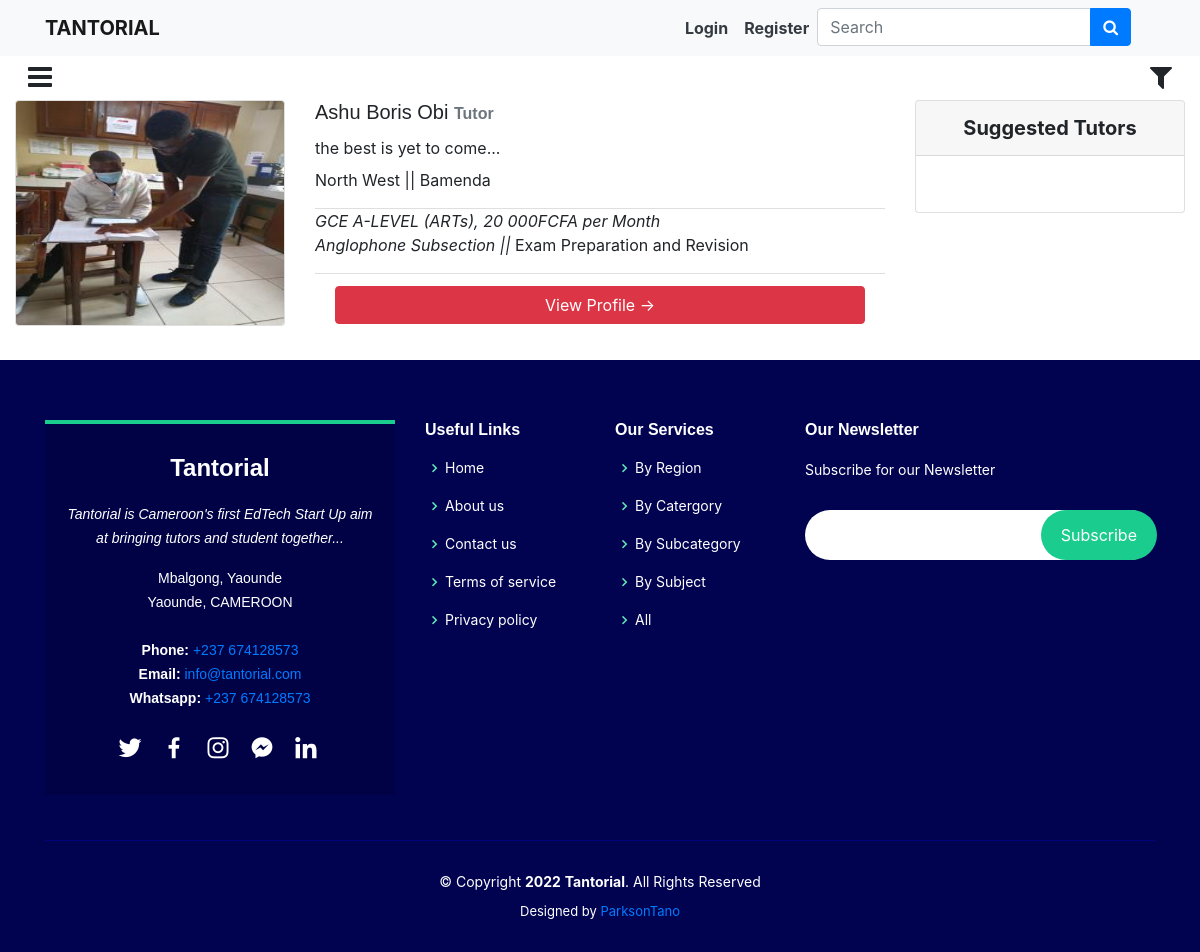
/category/exam-preparation-and-revision/, run on the app's committed database.
### mainapp/models.py (models this page shows, shortened)
class ProfilePersonal(models.Model):
    user = models.OneToOneField(User, on_delete=models.CASCADE)
    account_type = models.CharField(
        max_length=10, choices=ACC, null=True, blank=True)
    title = models.CharField(
        max_length=10, choices=TITLE, null=True, blank=True)
    gender = models.CharField(
        max_length=10, choices=GENDER, null=True, blank=True)
    first_name = models.CharField(max_length=30, null=True, blank=True)
    last_name = models.CharField(max_length=30, null=True, blank=True)
    phone_number = models.CharField(max_length=15, null=True, blank=True)
    whatsapp_number = models.CharField(max_length=15, null=True, blank=True)
    show_whatsapp_number = models.BooleanField(default=True)
    online_lesson = models.BooleanField(default=False)
    country = models.ForeignKey(Country, on_delete=models.PROTECT, null=True)
    region = ChainedForeignKey(Region, chained_field="country",
                               chained_model_field="country",
                               show_all=False,
                               auto_choose=True,
                               sort=True,
                               null=True,)
    town = ChainedForeignKey(Town, chained_field="region",
                             chained_model_field="region",
                             show_all=False,
                             auto_choose=True,
                             sort=True,
                             null=True,)
    address = models.CharField(max_length=256, null=True, blank=True)
    date_of_birth = models.DateField(default=timezone.now)
    level_of_education = models.CharField(
        max_length=50, choices=EL, null=True, blank=True)
    date_of_birth = models.DateField(default=timezone.now)
    view_count = models.PositiveIntegerField(default=0)
    paid = models.BooleanField(default=False)
    favourite = models.ManyToManyField(
        User, related_name='saved_user', blank=True)
    profile_pic = models.ImageField(
        upload_to='profile_img', default='default.png')
    def __str__(self):
        return self.user.username + " profile"

class ProfileInfo(models.Model):
    user = models.OneToOneField(User, on_delete=models.CASCADE)
    language = models.CharField(max_length=30, choices=LANG)
    bio = models.TextField(blank=True, null=True)
    category = models.ForeignKey(
        Category, on_delete=models.CASCADE, null=True, blank=True, related_name='main_category')
    subcategory = ChainedForeignKey(SubCategory, chained_field="category",
                                    chained_model_field="category",
                                    show_all=False,
                                    auto_choose=True,
                                    sort=True, null=True, blank=True, related_name="main_subcategory")
    subject = ChainedForeignKey(Subject, chained_field="subcategory",
                                chained_model_field="subcategory",
                                show_all=False,
                                auto_choose=True,
                                sort=True, null=True, blank=True, related_name="main_subject")
    charge = models.CharField(
        max_length=30, choices=CHARGE, null=True, blank=True)
    amount = models.IntegerField(null=True, blank=True)

### location/models.py (models this page shows)
class Region(models.Model):
    country = models.ForeignKey(Country, on_delete=models.CASCADE)
    name = models.CharField(max_length=255, null=True)
    def __str__(self):
        return self.name

class Town(models.Model):
    region = models.ForeignKey(Region, on_delete=models.CASCADE)
    name = models.CharField(max_length=255, null=True)
    def __str__(self):
        return self.name

### category/models.py (models this page shows, shortened)
class Subject(models.Model):
    subcategory = models.ForeignKey(SubCategory, on_delete=models.CASCADE)
    name = models.CharField(max_length = 40)
    slug = AutoSlugField(populate_from='name')
    image = models.ImageField(upload_to='subject_image', default='default.png')
    date_created = models.DateTimeField(auto_now_add=True)
    def __str__(self):
        return self.name

class SubCategory(models.Model):
    category = models.ForeignKey(Category, on_delete=models.CASCADE)
    name = models.CharField(max_length=50)
    slug = AutoSlugField(populate_from='name')
    image = models.ImageField(upload_to='subcategory_image', default='default.png')
    date_created = models.DateTimeField(auto_now_add=True)
    def __str__(self):
        return str(self.name)

class Category(models.Model):
    name = models.CharField(max_length=40)
    slug = AutoSlugField(populate_from='name')
    image = models.ImageField(upload_to='category_image', default='default.png')
    date_created = models.DateTimeField(auto_now_add = True)
    class Meta:
        ordering = ['id']
    def __str__(self):
        return str(self.name)

### category/views.py (the view)
# urls.py: path('category/<slug:slug>/', CategoryView.as_view(), name='category'),
class CategoryView(TemplateView):
    template_name = 'main/category.html'
    def get_context_data(self, **kwargs):
        context = super().get_context_data(**kwargs)
        url_slug = kwargs['slug']
        category = Category.objects.get(slug=url_slug)
        subcat = SubCategory.objects.filter(category=category)
        pro = ProfilePersonal.objects.filter(user__profileinfo__category__slug=url_slug)
        if self.request.user.is_authenticated:
            fav = ProfilePersonal.objects.get(id=self.request.user.profilepersonal.id)
            context['fav'] = fav
        context['category'] = category
        context['subcat'] = subcat
        context['pro'] = pro
        print(pro)
        return context

### category/category_processor.py (called while the page is built)
def category_list(request):
    suggested = []
    tutor = ProfilePersonal.objects.filter(account_type="tutor")
    profil = ProfilePersonal.objects.all()
    print('erjejr')
    print(tutor)
    if request.user.is_authenticated:
        if request.user.profilepersonal in tutor:
            suggested = ProfilePersonal.objects.filter(account_type="student")
    else:
        suggested = ProfilePersonal.objects.filter(account_type="student")
    return {
        'all_cat': Category.objects.all().order_by('name'),
        'all_subcat': SubCategory.objects.select_related('category').all().order_by('name'),
        'all_sub': Subject.objects.select_related('subcategory').all().order_by('subcategory'),
        'review' : Review.objects.all(),
        'tutors': tutor,
        'suggested': suggested
    }

### dani/dani_processor.py (called while the page is built)
def carousel_slide(request):
    return {
        'carousel' : Carousel.objects.all(),
        'subject_res' : Subject.objects.all(),
        'suggested': ProfilePersonal.objects.filter(paid=True)
     }

### location/location_processor.py (called while the page is built)
def location_renderer(request):
    messags = []
    if request.user.is_authenticated:
        messags = Message.objects.filter(
            receiver_user=request.user).filter(is_read=False)
        notification = OnlineLesson.objects.filter(
            teacher=request.user).filter(is_seen=False)
    else:
        notification = ''
    return {
        'country': Country.objects.all(),
        'region': Region.objects.all(),
        'towns': Town.objects.all(),
        'quater': Quater.objects.all(),
        'about': About.objects.get(id=1),
        'privacy': Privacy.objects.get(id=1),
        'team': OurTeam.objects.all(),
        'how':  HowToUse.objects.all(),
        'messags': messags,
        'notification': notification,
    }
    print(messags)

### templates/main/category.html (shortened to what this page needs)
{% extends "base.html" %}
{% load humanize %}
{% load mathfilters %}
{% load crispy_forms_tags %}
{% block title %} {{category.name}} in Cameroon {% endblock title %} {% block content %}
<div class="container-fluid">
  <div class="row">
    <div class="col py-0">
      <button class="btn float-start" data-bs-toggle="offcanvas" data-bs-target="#offcanvas" role="button">
      <i class="fa fa-bars fs-3" data-bs-toggle="offcanvas" data-bs-target="#offcanvas"></i>
      </button>
      <button class="btn float-end" data-bs-toggle="filter" data-bs-target="#filter" role="button">
      <i class="fa fa-filter fs-3" data-bs-toggle="offcanvas" data-bs-target="#filter"></i>
      </button>
    </div>
  </div>
</div>
<div class="container-fluid">
  <div class="row">
    <div class="col-sm-12 col-md-9">
      {% for p in pro %} {% if p.first_name is not None %}
        <div class="row mb-3 h-20">
          <div class="col-sm-5 col-md-4">
            <div class="card">
                <a href="{{p.profile_pic.url}}"><img class="card-img" src="{{p.profile_pic.url}}" alt="{{category.name}} tutor in Cameroon" style='height:14rem; width:100%;'>
                </a>
              </div>
          </div>
          <div class="col-sm-7 col-md-8">
            <div class="card-body p-0">
              <h5 class="card-title">{{ p.first_name }} {{ p.last_name|default:'' }}
                {% if p.account_type is not None %}
                  <span class='text-muted fw-bold fs-6'>
                    {{p.account_type|capfirst|default:''}}
                  </span>
                {% endif %}
              </h5>
              <p class="card-text">
                {{p.user.profileinfo.bio|default:''|slice:'100'}}...
              </p>
            </div>
            <ul class="list-group list-group-flush">
              <li class="list-group-item p-0 mt-2">
                <p class="font-weight-italic">
                  {{p.region}} || {{p.town}}
                </p>
              </li>
              <li class="list-group-item p-0">
                {% if p.user.profileinfo.subject %}
                  <p class="font-weight-dark">
                    <em>
                    {{p.user.profileinfo.subject|default:""}},
                    {{p.user.profileinfo.amount|floatformat:0|intcomma}}FCFA per {{p.user.profileinfo.charge}}
                    </em><br>
                    <em>{{p.user.profileinfo.subcategory}} || </em>
                    {{p.user.profileinfo.category}}
                  </p>
                {% endif %}
              </li>
            </ul>
            <div class="card-footer bg-white">
              <a class="btn btn-danger card-link d-grid mb-2" href="{% url 'dantorial:userprofile' p.id %}">View Profile →</a>
            </div>
          </div>
        </div>
      {% endif %}
    {% endfor %}
  </div>
    {% include "side_bar.html" %}
</div>
</div>
    {% endblock content %}

### static/main.css (style rules this page uses)
body { min-height: 100vh; margin: 0; display: grid; grid-template-rows: auto 1fr auto; }
body { margin-top:20px; background:#eee; }

### static/assets/css/styles.css (style rules this page uses)
body { font-family: "Open Sans", sans-serif; color: #444444; }
a { color: #1acc8d; text-decoration: none; }
h1, h2, h3, h4, h5, h6 { font-family: "Montserrat", sans-serif; }

### data on the page
ProfilePersonal: profile_pic (picture), first_name "Ashu Boris", last_name "Obi", account_type "Tutor", user.profileinfo.bio "the best is yet to come", region "North West", town "Bamenda", user.profileinfo.subject "GCE A-LEVEL (ARTs)", user.profileinfo.amount "20 000", user.profileinfo.charge "Month", user.profileinfo.subcategory "Anglophone Subsection", user.profileinfo.category "Exam Preparation and Revision"
